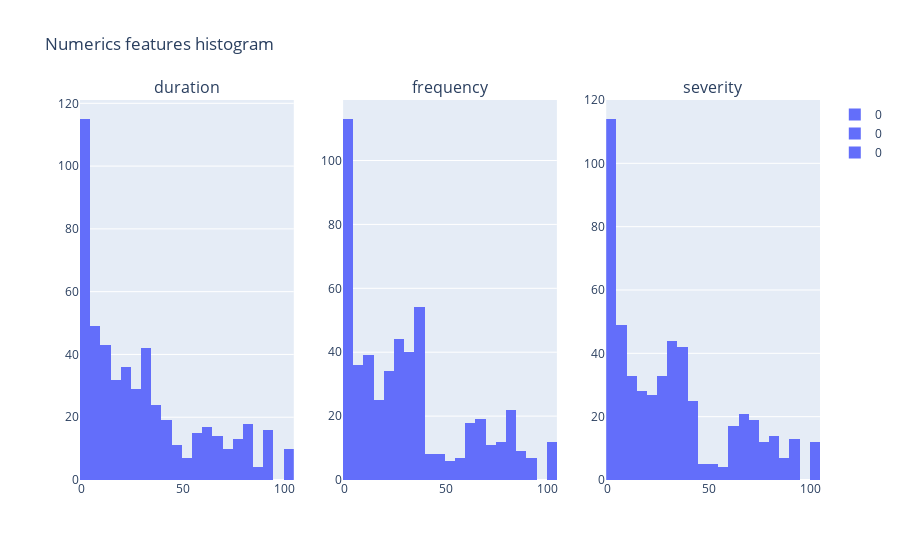

Write notebook code for a chart like this one.
### Code cell
bar_plot = df.groupby('user').first().reset_index()

fig = make_subplots(rows=1, cols=3, subplot_titles=("duration", "frequency", "severity"))
# fig1 = px.bar(bar_plot['cueing'].value_counts())
# fig2 = px.bar(bar_plot['gender'].value_counts())
# fig3 = px.bar(bar_plot['ageRange'].value_counts())
# fig4 = px.bar(bar_plot['platform'].value_counts())

fig1 = px.histogram(df, x='duration', color='cueing')
fig2 = px.histogram(df, x='frequency', color='cueing')
fig3 = px.histogram(df, x='severity', color='cueing')


fig.add_trace(fig1['data'][0], row=1, col=1)
fig.add_trace(fig2['data'][0], row=1, col=2)
fig.add_trace(fig3['data'][0], row=1, col=3)
# fig.add_trace(fig4['data'][0], row=1, col=4)

fig.update_layout(title_text='Numerics features histogram')
fig.show()

### Figure 1 — Plotly figure (JSON) as saved in the notebook; plotly's stock layout.template omitted (floating-point values rounded to 4 significant figures; data arrays with more than 128 entries replaced by an {"elided": "..."} marker saying what was removed)
{"data": [{"alignmentgroup": "True", "bingroup": "x", "hovertemplate": "cueing=0<br>duration=%{x}<br>count=%{y}<extra></extra>", "legendgroup": "0", "marker": {"color": "#636efa", "pattern": {"shape": ""}}, "name": "0", "offsetgroup": "0", "orientation": "v", "showlegend": true, "type": "histogram", "x": {"elided": "524 int values"}, "xaxis": "x", "yaxis": "y"}, {"alignmentgroup": "True", "bingroup": "x", "hovertemplate": "cueing=0<br>frequency=%{x}<br>count=%{y}<extra></extra>", "legendgroup": "0", "marker": {"color": "#636efa", "pattern": {"shape": ""}}, "name": "0", "offsetgroup": "0", "orientation": "v", "showlegend": true, "type": "histogram", "x": {"elided": "524 int values"}, "xaxis": "x2", "yaxis": "y2"}, {"alignmentgroup": "True", "bingroup": "x", "hovertemplate": "cueing=0<br>severity=%{x}<br>count=%{y}<extra></extra>", "legendgroup": "0", "marker": {"color": "#636efa", "pattern": {"shape": ""}}, "name": "0", "offsetgroup": "0", "orientation": "v", "showlegend": true, "type": "histogram", "x": {"elided": "524 int values"}, "xaxis": "x3", "yaxis": "y3"}], "layout": {"annotations": [{"font": {"size": 16}, "showarrow": false, "text": "duration", "x": 0.1444, "xanchor": "center", "xref": "paper", "y": 1, "yanchor": "bottom", "yref": "paper"}, {"font": {"size": 16}, "showarrow": false, "text": "frequency", "x": 0.5, "xanchor": "center", "xref": "paper", "y": 1, "yanchor": "bottom", "yref": "paper"}, {"font": {"size": 16}, "showarrow": false, "text": "severity", "x": 0.8556, "xanchor": "center", "xref": "paper", "y": 1, "yanchor": "bottom", "yref": "paper"}], "title": {"text": "Numerics features histogram"}, "xaxis": {"anchor": "y", "domain": [0, 0.2889]}, "xaxis2": {"anchor": "y2", "domain": [0.3556, 0.6444]}, "xaxis3": {"anchor": "y3", "domain": [0.7111, 1]}, "yaxis": {"anchor": "x", "domain": [0, 1]}, "yaxis2": {"anchor": "x2", "domain": [0, 1]}, "yaxis3": {"anchor": "x3", "domain": [0, 1]}}}
